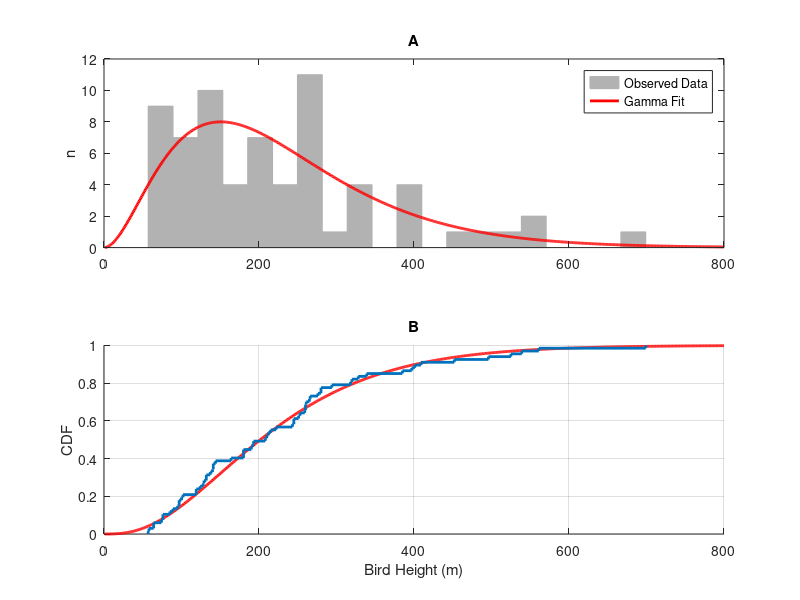

Write MATLAB code to recreate this figure. (Note: this script raises an error after producing the figure.)
% A = 1;
% x0 = 0; y0 = 0;
%  
% sigma_x = 1;
% sigma_y = 2;
%  
% for theta = 0:pi/100:pi
%     a = cos(theta)^2/2/sigma_x^2 + sin(theta)^2/2/sigma_y^2;
%     b = -sin(2*theta)/4/sigma_x^2 + sin(2*theta)/4/sigma_y^2 ;
%     c = sin(theta)^2/2/sigma_x^2 + cos(theta)^2/2/sigma_y^2;
% 
%     [X, Y] = meshgrid(-5:.1:5, -5:.1:5);
%     Z = A*exp( - (a*(X-x0).^2 + 2*b*(X-x0).*(Y-y0) + c*(Y-y0).^2)) ;
%     surf(X,Y,Z);shading interp;view(-36,36);axis equal;drawnow
% end
% 
% for i = 1:1000
%     path(i).direction_degrees = norminv(rand(1,1),bird_path_direction_degrees_mean,bird_path_direction_degrees_stdev); % degrees clockwise from north
%     path(i).height = norminv(rand(1,1),bird_path_height_mean,bird_path_height_stdev); % meters
%     path(i).speed = norminv(rand(1,1),bird_speed_mean,bird_speed_stdev); % m/s
% end
% 
% directions = [path.direction_degrees];
% heights = [path.height];
% speeds = [path.speed];
% 
% gkde2([directions ; speeds]')
% 
% figure;
% plot(directions,speeds,'.');
% 
% foo = rand(1,100);
% % bar = rand(1,100);
% bar = foo*10;
% information(foo,bar)
% corr2(foo,bar)

% theta = 2*pi*rand(1,50);
% rose(theta,16)


%%%%%%%%%%%%%%%%%%%%%%%%%%%%%%%%
% Start Flight Heights
%%%%%%%%%%%%%%%%%%%%%%%%%%%%%%%%
load flight_heights
figure;
maxval = 800;
evaluationPoints = 1:maxval;
subplot(2,1,1)
hist(flight_heights,20);
h = findobj(gca,'Type','patch');
set(h,'FaceColor',[0.7 0.7 0.7],'EdgeColor',[0.7 0.7 0.7])

xlim([0 maxval])
[a b] = gamfit(flight_heights);
p = gampdf(evaluationPoints,a(1),a(2));
% pinv = gamcdf([99.95 130.5 125],a(1),a(2));
% figure;
hold on
ph = plot(evaluationPoints,8*p/max(p),'r')
set(ph,'LineWidth',2);
% xlabel('Bird Height (m)');
title('A')
ylabel('n')
legend({'Observed Data','Gamma Fit'})

subplot(2,1,2)
hold on
p1 = plot(evaluationPoints', gamcdf(evaluationPoints,a(1),a(2))','r');
set(p1,'LineWidth',2)
p2 = cdfplot(flight_heights);
set(p2,'LineWidth',2)
title('B');
xlabel('Bird Height (m)');
ylabel('CDF');
legend({'Gamma CDF','Observed CDF'},'location','SE');
PrintFigure('GammaFitTest','png',5,4);
%%%%%%%%%%%%%%%%%%%%%%%%%%%%%%%%
% End Flight Heights
%%%%%%%%%%%%%%%%%%%%%%%%%%%%%%%%




[bird_speed_pdf ...
 bird_direction_pdf ...
 wind_pdf ...
 bird_height_pdf] = ...
 GeneratePDFs('spring', 'ge', 'morning');

nSimulations = 100000;
wind_directions = nan(1,nSimulations);
wind_speeds = nan(1,nSimulations);
for i = 1:nSimulations
    [wind_speed wind_direction] = GetWindSample(slow_wind_speed, fast_wind_speed);
    wind_speeds(i) = wind_speed;
    wind_directions(i) = wind_direction;
end

load RotorRotationData
turbine_data_wind_speed = data(:,1);
turbine_data_rotor_speed = data(:,2);
turbine_data_rotor_pitch = data(:,3);
figure;
ph = plot(turbine_data_wind_speed, turbine_data_rotor_speed);
xlabel('Wind Speed (m/s)')
ylabel('Rotor Speed (RPMs)');
ylim([0 17]);
set(ph,'LineWidth',3);
PrintFigure('RotorSpeed','jpeg',5,3)


uniform_dist = randn(1,1000)-1;
[pdf intervals] = ksdensity(uniform_dist);
pdf = pdf/sum(pdf);
figure;
plot(intervals,pdf)
sum(pdf.*intervals)
mean(uniform_dist)



%%%%%%%%%%%%%%%%%%%%%%%%%%%%%%%%%%%%%%%%%%%%%%%%%%%%%%%%%%%%%%
% Plot density of collision probability PDF
%%%%%%%%%%%%%%%%%%%%%%%%%%%%%%%%%%%%%%%%%%%%%%%%%%%%%%%%%%%%%%
roc_90_avoidance = all_collision_probabilities(:,1);
roc_90_avoidance_non_zero = roc_90_avoidance(find(roc_90_avoidance > 0));
[roc_pdf roc_intervals] = ksdensity(roc_90_avoidance_non_zero,'function','pdf','support','positive','width',0.05);
figure;
semilogy(roc_intervals, roc_pdf);
figure;hist(roc_90_avoidance_non_zero,100);

%%%%%%%%%%%%%%%%%%%%%%%%%%%%%%%%%%%%%%%%%%%%%%%%%%%%%%%%%%%%%%
% Create bird distribution figures
%%%%%%%%%%%%%%%%%%%%%%%%%%%%%%%%%%%%%%%%%%%%%%%%%%%%%%%%%%%%%%
figure;
subplot(1,2,1);
load morningFigData
p1 = plot(bird_speed.intervals, bird_speed.pdf,'r');
set(p1,'LineWidth',2);
foo = [min(bird_speed.intervals) max(bird_speed.intervals)];
hold on;
load eveningFigData
p2 = plot(bird_speed.intervals, bird_speed.pdf);
set(p2,'LineWidth',2);
xlabel('Bird speed (m/s)');
ylabel('Density');
bar = [min(bird_speed.intervals) max(bird_speed.intervals)];
xlim([min([foo bar]) max([foo bar])]);
legend([p1 p2], {'Dawn', 'Dusk'})
% AxisSet(16,'Garamond');

subplot(1,2,2);
load morningFigData
p1 = plot(bird_direction.intervals, bird_direction.pdf,'r');
set(p1,'LineWidth',2);
hold on;
load eveningFigData
p2 = plot(bird_direction.intervals, bird_direction.pdf);
set(p2,'LineWidth',2);
xlabel('Bird bearing (Degrees Clockwise from North)');
% ylabel('Density');
xlim([min(bird_direction.intervals) max(bird_direction.intervals)]);
% AxisSet(16,'Garamond');
legend([p1 p2], {'Dawn', 'Dusk'},'location','NorthWest')

PrintFigure('BirdPDFs','jpeg',8,5)

%%%%%%%%%%%%%%%%%%%%%%%%%%%%%%%%%%%%%%%%%%%%%%%%%%%%%%%%%%%%%%
% Load and index the raw bird path data
%%%%%%%%%%%%%%%%%%%%%%%%%%%%%%%%%%%%%%%%%%%%%%%%%%%%%%%%%%%%%%
close all

load rawFlightData
textdata = textdata(2:end,:);
bird_directions = data(:,4);
bird_speeds_mph = data(:,10);
bird_speeds_ms = convvel(bird_speeds_mph, 'mph', 'm/s');
wind_speeds_mph = data(:,12);
wind_speeds_ms = convvel(wind_speeds_mph, 'mph', 'm/s');
wind_direction_strs = textdata(:,14);
wind_directions = nan(1,length(wind_direction_strs));
for i = 1:length(wind_direction_strs)
    switch wind_direction_strs{i}
        case 'N'
            wind_directions(i) = 0;
        case 'NE'
            wind_directions(i) = 45;
        case 'E'
            wind_directions(i) = 90;
        case 'SE'
            wind_directions(i) = 135;
        case 'S'
            wind_directions(i) = 180;
        case 'SW'
            wind_directions(i) = 225;
        case 'W'
            wind_directions(i) = 270;
        case 'NW'
            wind_directions(i) = 315;
    end
end

iSummer = 20:26;
iFall = [1:19 27:103];
iGE = strmatch('N',textdata(:,21));
iSiemans = strmatch('N',textdata(:,22));
iVestas = strmatch('N',textdata(:,23));
hourStrs = strtok(textdata(2:end,4),':');
hours = nan(1,length(hourStrs));
for i=1:length(hours)
    hours(i) = str2num(hourStrs{i});
end
iMorning = find(hours < 12);
iEvening = find(hours >= 12);

figure;
hist(wind_speeds_ms,20);

test_heights = nan(1,2000);
for iz = 1:2000
    test_heights(iz) =  DrawFromPDF(bird_height_pdf.pdf,bird_height_pdf.intervals);
end
figure;hist(test_heights,200);


% workingSet = intersect(iSummer,iSiemans);
% bird_directions = bird_directions(workingSet);
% bird_speeds_ms = bird_speeds_ms(workingSet);


%%%%%%%%%%%%%%%%%%%%%%%%%%%%%%%%%%%%%%%%%%%%%%%%%%%%%%%%%%%%%%
% Generate probability distributions from raw data
%%%%%%%%%%%%%%%%%%%%%%%%%%%%%%%%%%%%%%%%%%%%%%%%%%%%%%%%%%%%%%

% p = gkde2([bird_directions' ; bird_speeds_ms']',200,[41 .9]);
p = gkde2([wind_directions ; wind_speeds_ms']',200,[41 .9]);
% p = gkde2([bird_speeds_ms' ; wind_speeds_ms']',200,[41 .9]);
p.f = p.f/sum(p.f(:));
p = WrapPDF(p);
sum(p.f(:))
figure;
imagesc(p.x(1,:),p.y(:,1),p.f);
set(gca,'YDir','normal');
xlabel('Direction (Degrees Clockwise from North)');
ylabel('Ground Speed (m/s)');
title('Real Data');

figure;
% plot(bird_directions, bird_speeds_ms,'.');
plot(wind_directions, wind_speeds_ms,'.');
% plot(bird_speeds_ms, wind_speeds_ms,'.');
xlim([min(p.x(1,:)) max(p.x(1,:))]);
ylim([min(p.y(:,1)) max(p.y(:,1))]);

testIterations = 1000;
directions = nan(1,testIterations);
speeds = nan(1,testIterations);
for i = 1:testIterations
    [direction speed] = DrawFromPDF2(p);
    directions(i) = direction;
    speeds(i) = speed;
end
p2 = gkde2([directions ; speeds]',200,[41 .9]);
p2.f = p2.f/sum(p2.f(:));
p2 = WrapPDF(p2);
sum(p2.f(:))
figure;
plot(directions, speeds,'.');
figure;
imagesc(p2.x(1,:),p2.y(:,1),p2.f);
set(gca,'YDir','normal');
xlabel('Direction (Degrees Clockwise from North)');
ylabel('Ground Speed (m/s)');
title('Simulated data');
xlim([min(p2.x(1,:)) max(p2.x(1,:))]);
ylim([min(p2.y(:,1)) max(p2.y(:,1))]);
